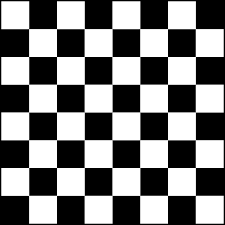
#> input picture ip/A2/chess2.png, 225 x 225 px
$ python bitwise.py
#> lines starting #> are read from the running program, lines starting #| are printed output that depends on the picture
#bitwise operations on images
import cv2
import numpy as np

img1 = cv2.imread('chess2.png')
#> img1 is the input picture: shape (225, 225, 3); min 0, max 255, mean 126
img2 = cv2.imread('chess1.png')
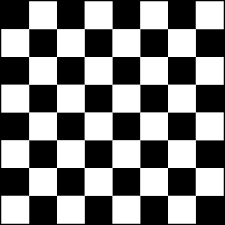
#> input picture ip/A2/chess1.png, 225 x 225 px
#> img2 is the input picture: shape (225, 225, 3); min 0, max 255, mean 126
img1 = cv2.resize(img1,(500,500))
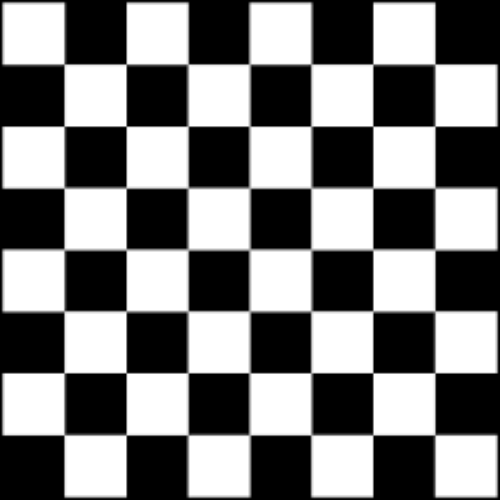
#> img1: shape (500, 500, 3); min 0, max 255, mean 126
img2 = cv2.resize(img2,(500,500))
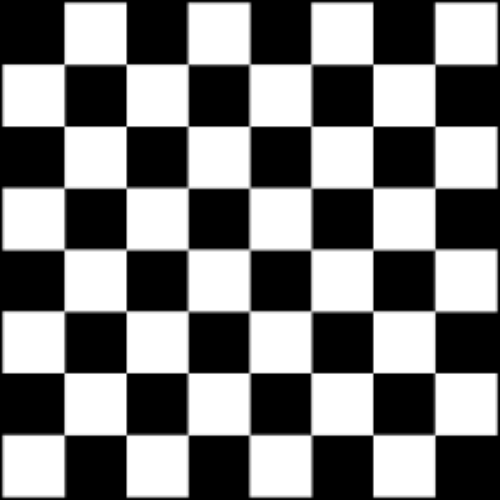
#> img2: shape (500, 500, 3); min 0, max 255, mean 126
n = 1
while n == 1:
    a = int(input("Enter 1 ,2 ,3 ,4 for bitwise or , xor ,and and nor rerspectively:"))
#> the answer given: 1
    if(a==1):
        bitor = cv2.bitwise_or(img1,img2)
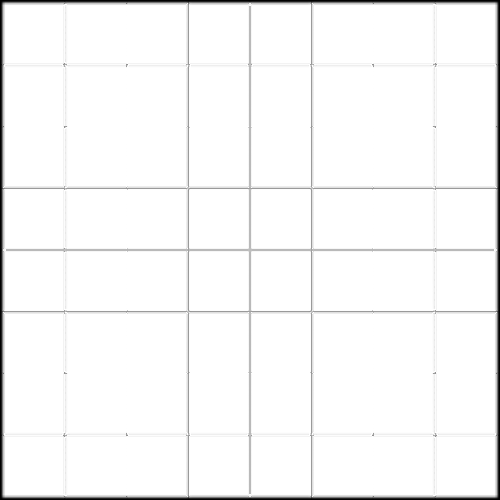
#> bitor: shape (500, 500, 3); min 0, max 255, mean 247.2
        cv2.imshow('bitwise_or',bitor)
        cv2.waitKey(1000)
        cv2.destroyAllWindows()
    elif(a==2):
        bitxor = cv2.bitwise_xor(img1,img2)
        cv2.imshow('bitwise_xor',bitxor)
        cv2.waitKey(1000)
        cv2.destroyAllWindows()
    elif(a==3):
        bitand = cv2.bitwise_and(img1,img2)
        cv2.imshow('bitwise_and',bitand)
        cv2.waitKey(1000)
        cv2.destroyAllWindows()
    elif(a==4):
        bitnor = cv2.bitwise_not(img1,img2)
        cv2.imshow('bitwise_not',bitnor)
        cv2.waitKey(1000)
        cv2.destroyAllWindows()
    else:
        print("Enter Valid Input 1,2,3,4")
    n=int(input("Enter 1 to continue:"))
#> the answer given: 1
#> the answer given: 1
#> the answer given: 1
#> the answer given: 1
#> the answer given: 1
#> (the run stopped early here; a loop or call above may not have finished)
